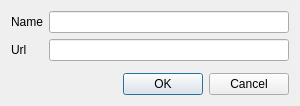
<?xml version="1.0" encoding="UTF-8"?>
<ui version="4.0">
 <class>WebServiceWindow</class>
 <widget class="QDialog" name="WebServiceWindow">
  <property name="geometry">
   <rect>
    <x>0</x>
    <y>0</y>
    <width>300</width>
    <height>100</height>
   </rect>
  </property>
  <property name="windowTitle">
   <string>Web service</string>
  </property>
  <layout class="QFormLayout" name="formLayout">
   <item row="0" column="0">
    <widget class="QLabel" name="labelName">
     <property name="text">
      <string>Name</string>
     </property>
    </widget>
   </item>
   <item row="0" column="1">
    <widget class="QLineEdit" name="lineName"/>
   </item>
   <item row="1" column="0">
    <widget class="QLabel" name="labelUrl">
     <property name="text">
      <string>Url</string>
     </property>
    </widget>
   </item>
   <item row="3" column="0" colspan="2">
    <widget class="QDialogButtonBox" name="buttonBox">
     <property name="orientation">
      <enum>Qt::Horizontal</enum>
     </property>
     <property name="standardButtons">
      <set>QDialogButtonBox::Cancel|QDialogButtonBox::Ok</set>
     </property>
    </widget>
   </item>
   <item row="1" column="1">
    <widget class="QLineEdit" name="lineUrl"/>
   </item>
   <item row="2" column="0" colspan="2">
    <spacer name="verticalSpacer">
     <property name="orientation">
      <enum>Qt::Vertical</enum>
     </property>
     <property name="sizeHint" stdset="0">
      <size>
       <width>0</width>
       <height>1000</height>
      </size>
     </property>
    </spacer>
   </item>
  </layout>
 </widget>
 <resources/>
 <connections>
  <connection>
   <sender>buttonBox</sender>
   <signal>accepted()</signal>
   <receiver>WebServiceWindow</receiver>
   <slot>accept()</slot>
   <hints>
    <hint type="sourcelabel">
     <x>236</x>
     <y>350</y>
    </hint>
    <hint type="destinationlabel">
     <x>157</x>
     <y>187</y>
    </hint>
   </hints>
  </connection>
  <connection>
   <sender>buttonBox</sender>
   <signal>rejected()</signal>
   <receiver>WebServiceWindow</receiver>
   <slot>reject()</slot>
   <hints>
    <hint type="sourcelabel">
     <x>304</x>
     <y>350</y>
    </hint>
    <hint type="destinationlabel">
     <x>286</x>
     <y>187</y>
    </hint>
   </hints>
  </connection>
 </connections>
</ui>
